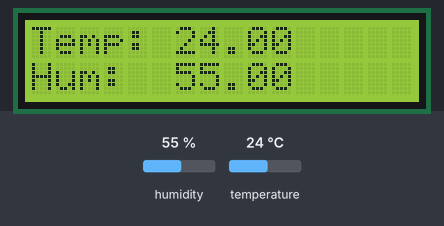
Bench run of a sketch on a simulated Arduino Uno, built with avr-gcc and run on an emulated ATmega328P. Shown: 16×2 character LCD. The test bench sets the inputs (shaded band); at power-on: humidity 55 %, temperature 24 °C.

Above: at 1.2 s.
1.3 s: humidity set to 22 %
At 2.9 s:
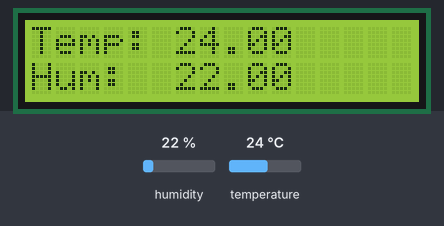
4.0 s: temperature set to 12 °C
At 5.1 s:
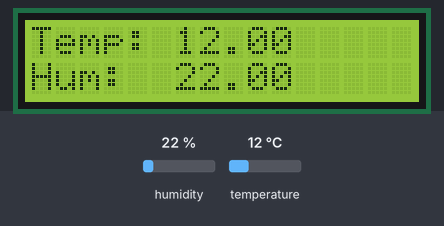
6.7 s: humidity set to 40 %
At 9.3 s:
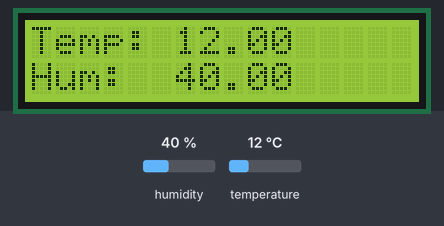
9.6 s: temperature set to 19 °C
At 10.5 s:
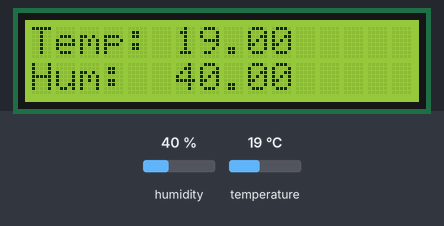
Timing chart, 0 to 12.6 s (numbered marks = the images above; inputs shaded):
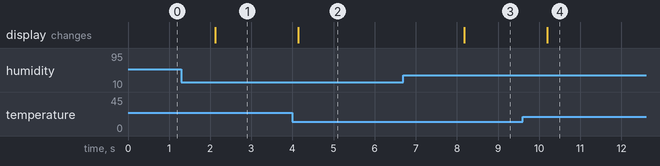

The sketch:

arduino_uno.ino
```cpp
#include <Wire.h>
#include <LiquidCrystal_I2C.h>
#include <DHT.h>

// Define DHT22 sensor pin
#define DHTPIN 2

// Define DHT type
#define DHTTYPE DHT22  // Change to DHT22

// Initialize the DHT sensor
DHT dht(DHTPIN, DHTTYPE);

// Set the LCD address to 0x27 for a 16x2 display (change if necessary)
LiquidCrystal_I2C lcd(0x27, 16, 2);

void setup() {
  // Start the LCD
  lcd.init();
  lcd.backlight();

  // Start the DHT sensor
  dht.begin();

  // Initial message
  lcd.setCursor(0, 0);
  lcd.print("Temp:    C");
  lcd.setCursor(0, 1);
  lcd.print("Hum:     %");
}

void loop() {
  // Read temperature as Celsius
  float temp = dht.readTemperature();

  // Read humidity
  float hum = dht.readHumidity();

  // Check if any reads failed and exit early (to try again).
  if (isnan(temp) || isnan(hum)) {
    lcd.setCursor(0, 0);
    lcd.print("Error reading ");
    lcd.setCursor(0, 1);
    lcd.print("DHT22 sensor!");
    return;
  }

  // Display temperature on LCD
  lcd.setCursor(6, 0); // Set cursor to start of temp value
  lcd.print(temp);
  lcd.print(" ");

  // Display humidity on LCD
  lcd.setCursor(6, 1); // Set cursor to start of humidity value
  lcd.print(hum);
  lcd.print(" ");

  // Delay between readings
  delay(2000); // 2 seconds
}
```

Measured:
- after the input at 1.3 s, the display: changes after 0.82 s (image 1)
- after the input at 4.0 s, the display: changes after 0.14 s (image 2)
- after the input at 6.7 s, the display: changes after 1.5 s (image 3)
- after the input at 9.6 s, the display: changes after 0.60 s (image 4)
